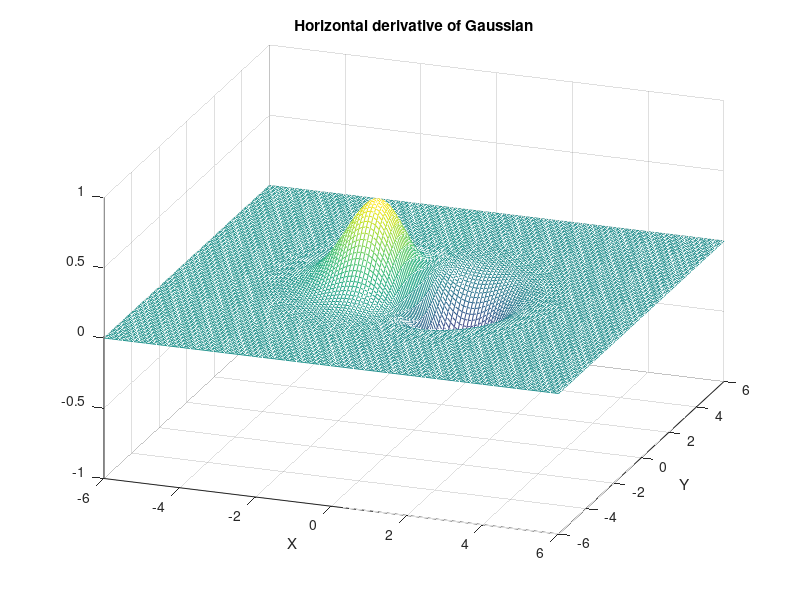

Write MATLAB code to recreate this figure.
% Horizontal derivative of Gaussian
x=-6:0.1:6;
y=-6:0.1:6;
N=length(x);

z=zeros(N,N); %space for the function
for ny=1:N,
   for nx=1:N,
      aux=(x(nx)^2)+(y(ny)^2);
      z(ny,nx)=-x(nx)*exp(-aux/2);
   end;
end;

figure(1)
mesh(x,y,z);
view(20,30);
title('Horizontal derivative of Gaussian');
xlabel('X'); ylabel('Y');
